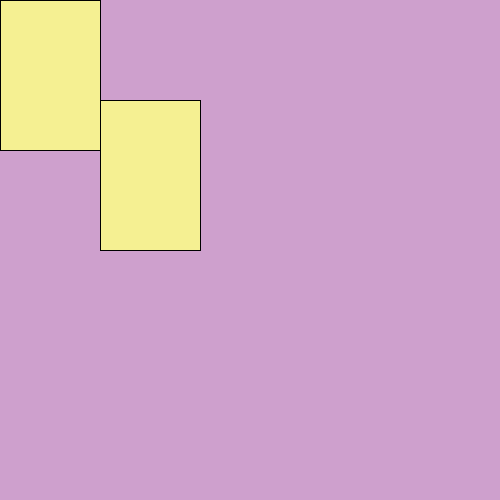
Frame 1 (no input)
Frame 60 (the mouse pressed at the canvas centre just before this capture): identical to frame 1, image omitted
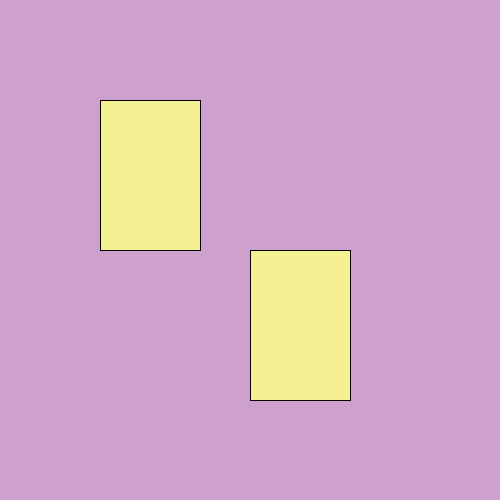
Frame 120 (the mouse held since frame 60 and released just before this capture)

The Processing sketch that drew these frames (run headless with seeded random() and noise(); from frame 60 on, the mouse is pressed at the canvas centre):

// Processing sketch: week01_2_setup_draw_mouseX_mouseY
// ── week01_2_setup_draw_mouseX_mouseY.pde
void setup(){
  size(500,500);
}
void draw(){
  background(#CEA0CD);
  fill(#F5F092);
  rect(100,100, 100,150);
  rect(mouseX,mouseY, 100,150);
}
